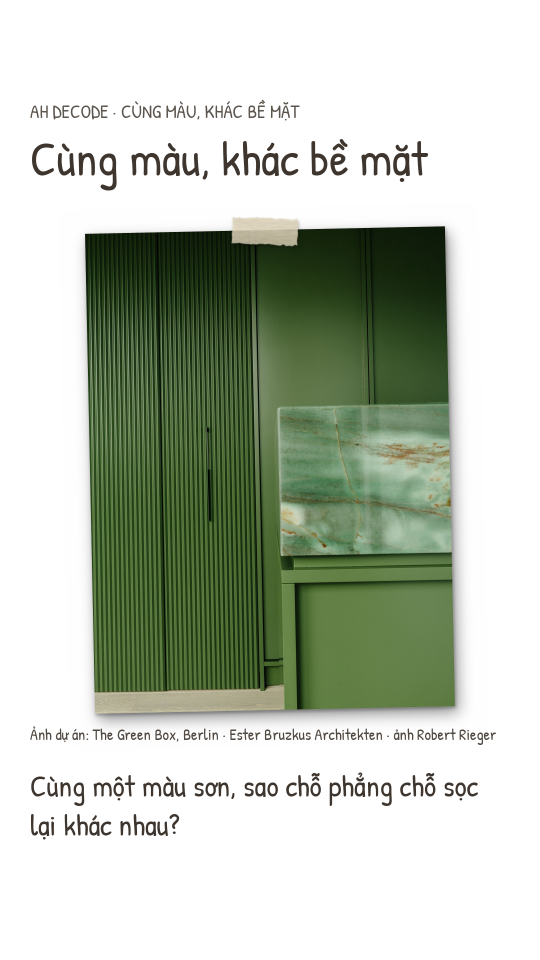
#> input picture inbox/out/2026-10-16_cung-mau-khac-be-mat/anh_bia_cung-mau-khac-be-mat.png, 1080 x 1920 px, given in place of out.pngsource_bep_orig.png, which was not available (shown at 1/2 size)
$ python make_layers_bep.py out.png
#> lines starting #> are read from the running program, lines starting #| are printed output that depends on the picture; after the words box and inside, x2 and y2 are one past the last pixel; in counts of white or black regions, pixels touching at a corner belong together; pictures that were not available may be replaced by others from this repository, and a replacement may not be noted
"""Tách lớp doodle gốc của ảnh 11 (bếp): source_bep.png (nền đã xoá nét), doodle_ep06_bep.npz.
Mũi tên đi qua lọ, kệ đá nên tách bằng loang (BFS) theo điểm trắng nối với đuôi mũi tên, rồi inpaint TELEA;
chữ nằm trên tường sơn và tủ trơn nên lấp theo cột như ảnh 12."""
import sys, collections
import numpy as np, cv2
from PIL import Image
OUT = sys.argv[1]
a = np.array(Image.open(OUT + "source_bep_orig.png").convert("RGB"))
#> a is the input picture: shape (1920, 1080, 3); mean R, G, B 189.8, 197.8, 184.1
mn, mx = a.min(2).astype(int), a.max(2).astype(int)
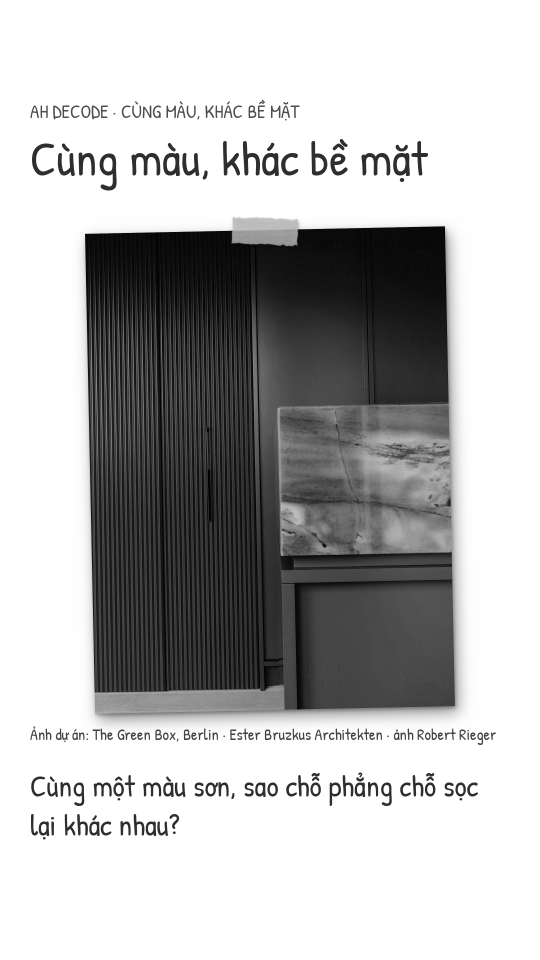
#> mn: shape (1920, 1080) int64 (shown at 1/2 size); min 0, max 255, mean 184
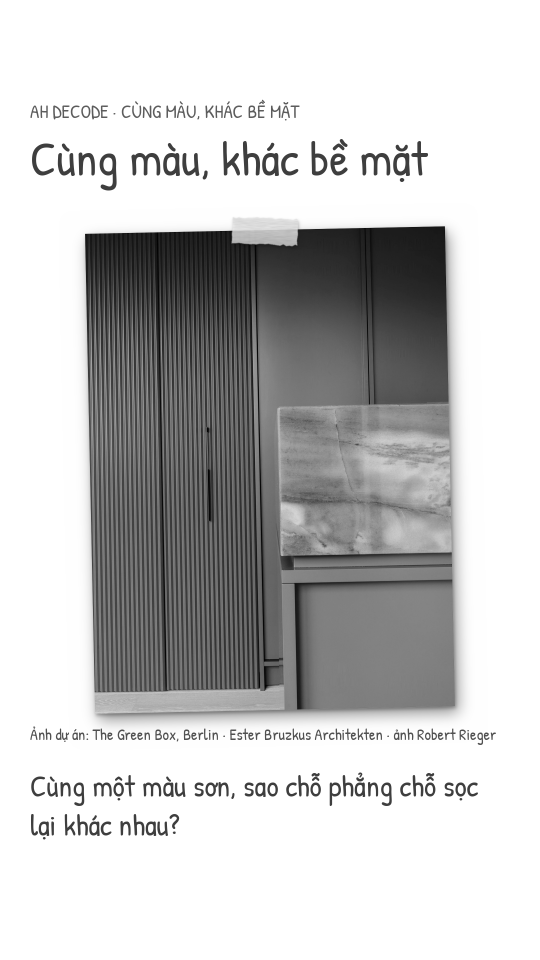
#> mx: shape (1920, 1080) int64 (shown at 1/2 size); min 0, max 255, mean 198
K = 1.2  # ảnh xem 2000x1500 -> ảnh làm việc 2400x1800
TEXT = dict(title=(860, 40, 1450, 115), tuong=(1605, 35, 1945, 92), cungho=(1505, 155, 1955, 215),
            lab1=(970, 185, 1365, 240), lab2=(1050, 1400, 1262, 1455), credit=(290, 1425, 950, 1462))
ARR = dict(arr1=((955, 205), (560, 180, 965, 790)), arr2=((1035, 1418), (590, 1190, 1045, 1425)))

def box(b):
    return [int(round(v * K)) for v in b]

parts = {}
for k, b in TEXT.items():
    X0, Y0, X1, Y1 = box(b)
    m = np.zeros(mn.shape, np.uint8)
    m[Y0:Y1, X0:X1] = (mn[Y0:Y1, X0:X1] > 150)
    parts[k] = m
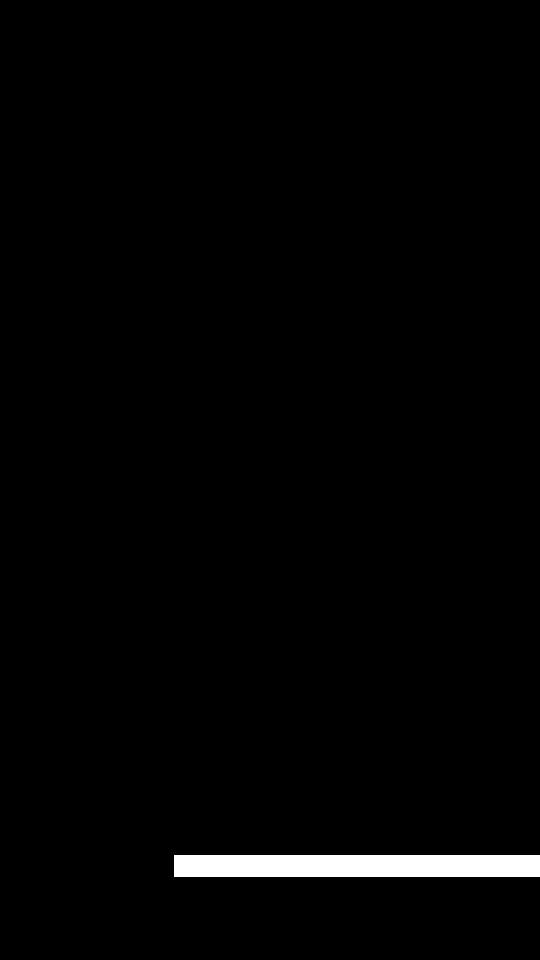
#> m: shape (1920, 1080) (shown at 1/2 size); values 0 (black) and 1 (white), 1.6% white; 1 white region, box (x1, y1, x2, y2) and area: (348, 1710, 1080, 1754) 32208
#> after the loop, parts = 6 items

def trace(tail, b):
    X0, Y0, X1, Y1 = box(b)
    ok = np.zeros(mn.shape, bool)
    ok[Y0:Y1, X0:X1] = (mn[Y0:Y1, X0:X1] > 200) & ((mx - mn)[Y0:Y1, X0:X1] < 40)
    tx, ty = tail[0] * K, tail[1] * K
    ys, xs = np.nonzero(ok)
    j = np.argmin((xs - tx) ** 2 + (ys - ty) ** 2)
    s = (int(xs[j]), int(ys[j]))
    dist = {s: 0}; q = collections.deque([s])
    while q:
        x, y = q.popleft()
        for dx in (-1, 0, 1):
            for dy in (-1, 0, 1):
                n = (x + dx, y + dy)
#> (the run stopped early here; a loop or call above may not have finished)
